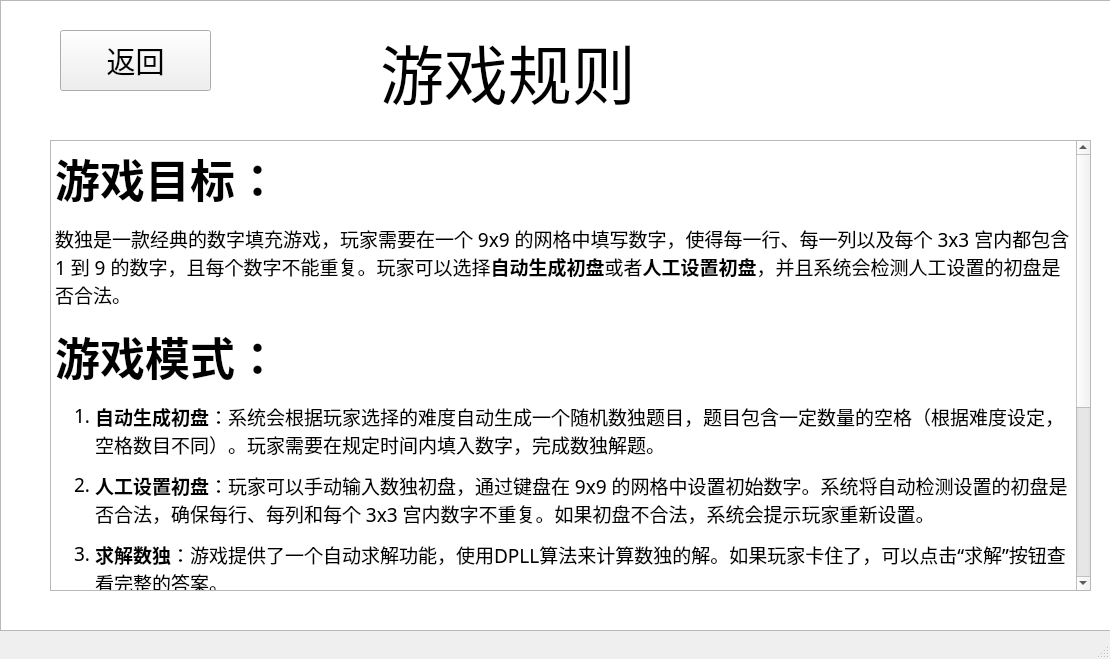
<?xml version="1.0" encoding="UTF-8"?>
<ui version="4.0">
 <class>RulesWindow</class>
 <widget class="QMainWindow" name="RulesWindow">
  <property name="geometry">
   <rect>
    <x>0</x>
    <y>0</y>
    <width>1110</width>
    <height>659</height>
   </rect>
  </property>
  <property name="windowTitle">
   <string>MainWindow</string>
  </property>
  <widget class="QWidget" name="centralwidget">
   <widget class="QListWidget" name="listWidget">
    <property name="geometry">
     <rect>
      <x>0</x>
      <y>0</y>
      <width>1111</width>
      <height>631</height>
     </rect>
    </property>
   </widget>
   <widget class="QLabel" name="label">
    <property name="geometry">
     <rect>
      <x>380</x>
      <y>-40</y>
      <width>661</width>
      <height>221</height>
     </rect>
    </property>
    <property name="font">
     <font>
      <family>Arial</family>
      <pointsize>48</pointsize>
     </font>
    </property>
    <property name="text">
     <string>游戏规则</string>
    </property>
   </widget>
   <widget class="QTextEdit" name="textEdit">
    <property name="geometry">
     <rect>
      <x>50</x>
      <y>140</y>
      <width>1041</width>
      <height>451</height>
     </rect>
    </property>
    <property name="font">
     <font>
      <family>Bahnschrift SemiLight</family>
      <pointsize>28</pointsize>
     </font>
    </property>
    <property name="readOnly">
     <bool>true</bool>
    </property>
    <property name="html">
     <string>&lt;!DOCTYPE HTML PUBLIC &quot;-//W3C//DTD HTML 4.0//EN&quot; &quot;http://www.w3.org/TR/REC-html40/strict.dtd&quot;&gt;
&lt;html&gt;&lt;head&gt;&lt;meta name=&quot;qrichtext&quot; content=&quot;1&quot; /&gt;&lt;style type=&quot;text/css&quot;&gt;
p, li { white-space: pre-wrap; }
&lt;/style&gt;&lt;/head&gt;&lt;body style=&quot; font-family:'Bahnschrift SemiLight'; font-size:28pt; font-weight:400; font-style:normal;&quot;&gt;
&lt;h3 style=&quot; margin-top:14px; margin-bottom:12px; margin-left:0px; margin-right:0px; -qt-block-indent:0; text-indent:0px;&quot;&gt;&lt;span style=&quot; font-size:14pt; font-weight:600;&quot;&gt;游戏目标：&lt;/span&gt;&lt;/h3&gt;
&lt;p style=&quot; margin-top:12px; margin-bottom:12px; margin-left:0px; margin-right:0px; -qt-block-indent:0; text-indent:0px;&quot;&gt;&lt;span style=&quot; font-size:14pt;&quot;&gt;数独是一款经典的数字填充游戏，玩家需要在一个 9x9 的网格中填写数字，使得每一行、每一列以及每个 3x3 宫内都包含 1 到 9 的数字，且每个数字不能重复。玩家可以选择&lt;/span&gt;&lt;span style=&quot; font-size:14pt; font-weight:600;&quot;&gt;自动生成初盘&lt;/span&gt;&lt;span style=&quot; font-size:14pt;&quot;&gt;或者&lt;/span&gt;&lt;span style=&quot; font-size:14pt; font-weight:600;&quot;&gt;人工设置初盘&lt;/span&gt;&lt;span style=&quot; font-size:14pt;&quot;&gt;，并且系统会检测人工设置的初盘是否合法。&lt;/span&gt;&lt;/p&gt;
&lt;h3 style=&quot; margin-top:14px; margin-bottom:12px; margin-left:0px; margin-right:0px; -qt-block-indent:0; text-indent:0px;&quot;&gt;&lt;span style=&quot; font-size:14pt; font-weight:600;&quot;&gt;游戏模式：&lt;/span&gt;&lt;/h3&gt;
&lt;ol style=&quot;margin-top: 0px; margin-bottom: 0px; margin-left: 0px; margin-right: 0px; -qt-list-indent: 1;&quot;&gt;&lt;li style=&quot; font-size:14pt;&quot; style=&quot; margin-top:12px; margin-bottom:12px; margin-left:0px; margin-right:0px; -qt-block-indent:0; text-indent:0px;&quot;&gt;&lt;span style=&quot; font-weight:600;&quot;&gt;自动生成初盘&lt;/span&gt;：系统会根据玩家选择的难度自动生成一个随机数独题目，题目包含一定数量的空格（根据难度设定，空格数目不同）。玩家需要在规定时间内填入数字，完成数独解题。&lt;/li&gt;
&lt;li style=&quot; font-size:14pt;&quot; style=&quot; margin-top:12px; margin-bottom:12px; margin-left:0px; margin-right:0px; -qt-block-indent:0; text-indent:0px;&quot;&gt;&lt;span style=&quot; font-weight:600;&quot;&gt;人工设置初盘&lt;/span&gt;：玩家可以手动输入数独初盘，通过键盘在 9x9 的网格中设置初始数字。系统将自动检测设置的初盘是否合法，确保每行、每列和每个 3x3 宫内数字不重复。如果初盘不合法，系统会提示玩家重新设置。&lt;/li&gt;
&lt;li style=&quot; font-size:14pt;&quot; style=&quot; margin-top:12px; margin-bottom:12px; margin-left:0px; margin-right:0px; -qt-block-indent:0; text-indent:0px;&quot;&gt;&lt;span style=&quot; font-weight:600;&quot;&gt;求解数独&lt;/span&gt;：游戏提供了一个自动求解功能，使用DPLL算法来计算数独的解。如果玩家卡住了，可以点击“求解”按钮查看完整的答案。&lt;/li&gt;&lt;/ol&gt;
&lt;h3 style=&quot; margin-top:14px; margin-bottom:12px; margin-left:0px; margin-right:0px; -qt-block-indent:0; text-indent:0px;&quot;&gt;&lt;span style=&quot; font-size:14pt; font-weight:600;&quot;&gt;游戏交互功能：&lt;/span&gt;&lt;/h3&gt;
&lt;ul style=&quot;margin-top: 0px; margin-bottom: 0px; margin-left: 0px; margin-right: 0px; -qt-list-indent: 1;&quot;&gt;&lt;li style=&quot; font-size:14pt;&quot; style=&quot; margin-top:12px; margin-bottom:12px; margin-left:0px; margin-right:0px; -qt-block-indent:0; text-indent:0px;&quot;&gt;&lt;span style=&quot; font-weight:600;&quot;&gt;检查&lt;/span&gt;：当玩家填写完数独并点击“检查”按钮时，程序会标记出玩家填写正确和错误的数字。正确的答案会以绿色显示，错误的答案会以红色显示。几秒钟后，所有颜色恢复为默认状态。&lt;/li&gt;
&lt;li style=&quot; font-size:14pt;&quot; style=&quot; margin-top:12px; margin-bottom:12px; margin-left:0px; margin-right:0px; -qt-block-indent:0; text-indent:0px;&quot;&gt;&lt;span style=&quot; font-weight:600;&quot;&gt;偷看答案&lt;/span&gt;：玩家可以在游戏过程中点击“偷看答案”按钮，系统会在十秒内展示完整的答案，并在十秒后自动恢复玩家的当前输入状态。&lt;/li&gt;
&lt;li style=&quot; font-size:14pt;&quot; style=&quot; margin-top:12px; margin-bottom:12px; margin-left:0px; margin-right:0px; -qt-block-indent:0; text-indent:0px;&quot;&gt;&lt;span style=&quot; font-weight:600;&quot;&gt;显示答案&lt;/span&gt;：玩家可以选择在解题过程中查看完整的答案，程序将记录偷看答案的次数，并统计游戏的总用时。游戏结束时，系统会显示玩家的偷看次数以及总用时。&lt;/li&gt;&lt;/ul&gt;&lt;/body&gt;&lt;/html&gt;</string>
    </property>
   </widget>
   <widget class="QPushButton" name="rules_back">
    <property name="geometry">
     <rect>
      <x>60</x>
      <y>30</y>
      <width>151</width>
      <height>61</height>
     </rect>
    </property>
    <property name="font">
     <font>
      <family>Arial</family>
      <pointsize>22</pointsize>
     </font>
    </property>
    <property name="text">
     <string>返回</string>
    </property>
   </widget>
  </widget>
  <widget class="QMenuBar" name="menubar">
   <property name="geometry">
    <rect>
     <x>0</x>
     <y>0</y>
     <width>1110</width>
     <height>26</height>
    </rect>
   </property>
  </widget>
  <widget class="QStatusBar" name="statusbar"/>
 </widget>
 <resources/>
 <connections/>
</ui>
